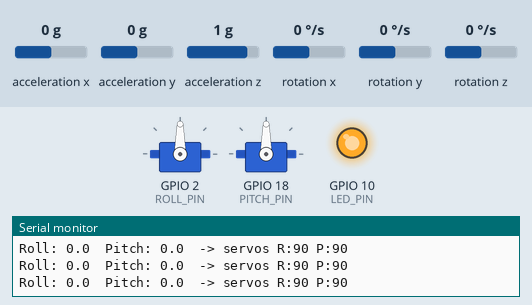
A sketch run on a simulated ESP32-S3. Shown: 2 × servo, output pins drawn as LEDs (lit = HIGH), the last lines printed to the serial monitor. Wiring (inferred from the names in the program): MPU-6050 motion sensor at I2C address 0x68. Inputs (shaded band) come from the test bench; at power-on: acceleration x 0 g, acceleration y 0 g, rotation x 0 °/s, rotation y 0 °/s, acceleration z 1 g, rotation z 0 °/s.

Above: at 8.8 s.
8.9 s: acceleration x set to 0.2 g
At 9.23 s:
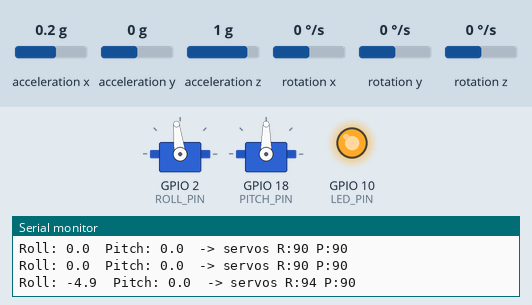
11.9 s: acceleration y set to 0.2 g
At 12.24 s:
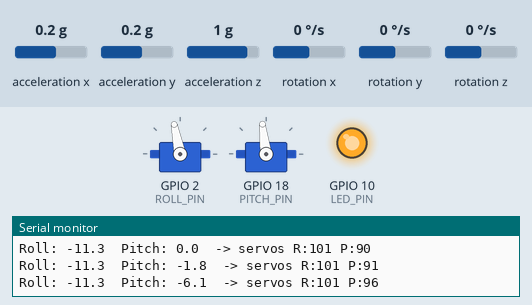
14.9 s: rotation x set to -192 °/s
At 15.35 s:
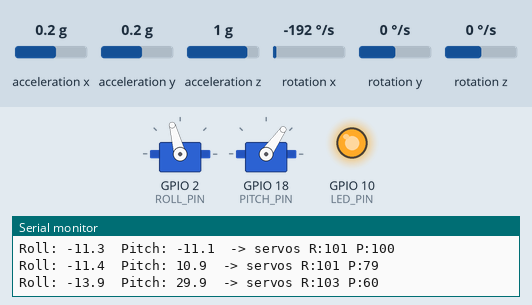
At 15.95 s:
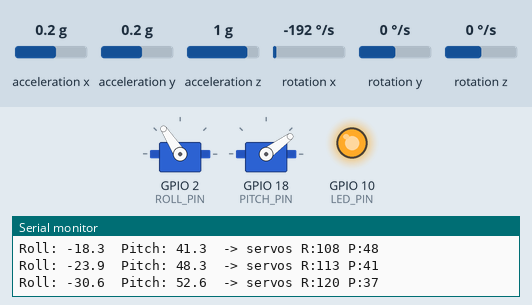
17.9 s: rotation y set to -192 °/s
20.9 s: rotation y set to 4 °/s
23.9 s: acceleration z set to 0.7 g
Timing chart, 0 to 40.5 s (numbered marks = the images above; inputs shaded):
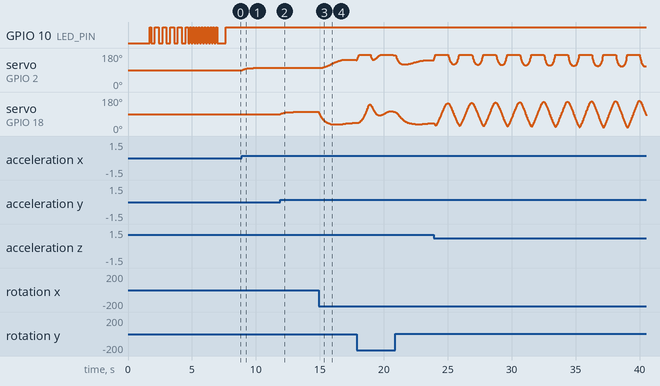

Measured:
- after the input at 8.9 s, servo on GPIO 2 (ROLL_PIN): moves from 90° to 101° over 0.89 s, starting at once
- after the input at 11.9 s, servo on GPIO 18 (PITCH_PIN): moves from 90° to 101° over 1.0 s, starting at once
- after the input at 14.9 s, servo on GPIO 2 (ROLL_PIN): rises from 101° to 145° in 1.8 s, then falls to 142° in 0.94 s

The sketch:

arduino-ide-code.ino
```cpp
#include <Wire.h>
#include <ESP32Servo.h>

// ---------- Pins ----------
const int SDA_PIN   = 6;
const int SCL_PIN   = 7;
const int ROLL_PIN  = 2;    // lower servo (shaft along handle) -> left/right tilt
const int PITCH_PIN = 18;   // upper servo (shaft sideways)     -> up/down tilt
const int LED_PIN   = 10;

// ---------- Modes ----------
const bool TEST_CENTER   = false;  // true = hold servos at centre and stop (mechanical check)
const bool ZERO_AT_START = true;   // true = the level pose at power-up counts as "level"
const bool AUTO_AXES     = false;  // false = use the manual axes below (recommended)

// Sensor axes in the handle frame (0 = X, 1 = Y, 2 = Z).  Sign: +1 or -1
const int MANUAL_FWD_AXIS = 1;     // sensor Y points along the handle toward the spoon
const int MANUAL_FWD_SIGN = 1;
const int MANUAL_UP_AXIS  = 2;     // sensor Z points up out of the board
const int MANUAL_UP_SIGN  = 1;

// ---------- Tuning ----------
const int   ROLL_DIR   = 1;      // flip to -1 if the lower servo goes the wrong way
const int   PITCH_DIR  = 1;      // flip to -1 if the upper servo goes the wrong way
const float ROLL_TRIM  = 0;      // degrees, fine-tune "level" position
const float PITCH_TRIM = 0;
const float ALPHA      = 0.98;   // gyro trust (0.95-0.99). Higher = smoother, slower drift correction
const float ACC_MIN    = 0.85;   // only trust accelerometer when total accel is within this band (g)
const float ACC_MAX    = 1.15;
const float MAX_TILT   = 80;     // max servo travel from centre, degrees
const float DEADBAND   = 0.2;    // ignore servo changes smaller than this (degrees)
const float SMOOTHING  = 0.8;    // 0-1, output filter. Lower = smoother but laggier
const bool  DEBUG      = true;   // print angles to Serial

// ---------- Servo pulse range ----------
const int PULSE_MIN = 500;       // microseconds at 0 deg
const int PULSE_MAX = 2400;      // microseconds at 180 deg

// ---------- MPU6050 ----------
const uint8_t MPU_ADDR = 0x68;
const float ACCEL_SCALE = 16384.0;  // +-2g
const float GYRO_SCALE  = 65.5;     // +-500 deg/s

Servo rollServo, pitchServo;

// Handle frame expressed in sensor axes: forward (Fv), left (Lv), up (Uv)
float Fv[3] = {1, 0, 0};
float Lv[3] = {0, 1, 0};
float Uv[3] = {0, 0, 1};

float gBias[3] = {0, 0, 0};         // raw gyro bias (sensor axes)
float rollOffset = 0, pitchOffset = 0;
float vx = 0, vy = 0, vz = 1;       // gravity direction in the handle frame
float rollAngle = 0, pitchAngle = 0;
float rollOut = 90, pitchOut = 90;
unsigned long lastMicros = 0;
unsigned long lastPrint = 0;

const char *AXIS_NAME[3] = {"X", "Y", "Z"};

void writeReg(uint8_t reg, uint8_t val) {
  Wire.beginTransmission(MPU_ADDR);
  Wire.write(reg);
  Wire.write(val);
  Wire.endTransmission();
}

// Raw reading in SENSOR axes
bool readRaw(float *a, float *g) {
  Wire.beginTransmission(MPU_ADDR);
  Wire.write(0x3B);
  if (Wire.endTransmission(false) != 0) return false;
  if (Wire.requestFrom((int)MPU_ADDR, 14) != 14) return false;

  int16_t r[7];
  for (int i = 0; i < 7; i++) {
    uint8_t hi = Wire.read();
    uint8_t lo = Wire.read();
    r[i] = (int16_t)((hi << 8) | lo);
  }
  a[0] = r[0] / ACCEL_SCALE;
  a[1] = r[1] / ACCEL_SCALE;
  a[2] = r[2] / ACCEL_SCALE;
  // r[3] is temperature, skipped
  g[0] = r[4] / GYRO_SCALE;
  g[1] = r[5] / GYRO_SCALE;
  g[2] = r[6] / GYRO_SCALE;
  return true;
}

// Convert a vector from sensor axes to handle axes (x = forward, y = left, z = up)
void toHandle(const float *s, float &x, float &y, float &z) {
  x = s[0] * Fv[0] + s[1] * Fv[1] + s[2] * Fv[2];
  y = s[0] * Lv[0] + s[1] * Lv[1] + s[2] * Lv[2];
  z = s[0] * Uv[0] + s[1] * Uv[1] + s[2] * Uv[2];
}

// Reading in HANDLE axes, gyro bias removed
bool readMPU(float &ax, float &ay, float &az, float &gx, float &gy, float &gz) {
  float a[3], g[3];
  if (!readRaw(a, g)) return false;
  for (int i = 0; i < 3; i++) g[i] -= gBias[i];
  toHandle(a, ax, ay, az);
  toHandle(g, gx, gy, gz);
  return true;
}

// Build the handle frame from the forward axis and the up axis (left = up x forward)
void buildFrame(int fa, int fs, int ua, int us) {
  for (int i = 0; i < 3; i++) { Fv[i] = 0; Uv[i] = 0; }
  Fv[fa] = fs;
  Uv[ua] = us;
  Lv[0] = Uv[1] * Fv[2] - Uv[2] * Fv[1];
  Lv[1] = Uv[2] * Fv[0] - Uv[0] * Fv[2];
  Lv[2] = Uv[0] * Fv[1] - Uv[1] * Fv[0];
}

void writeServoAngle(Servo &s, float angle) {
  angle = constrain(angle, 0, 180);
  int us = PULSE_MIN + (int)(angle / 180.0 * (PULSE_MAX - PULSE_MIN));
  s.writeMicroseconds(us);
}

void errorBlink() {
  while (true) {
    digitalWrite(LED_PIN, !digitalRead(LED_PIN));
    delay(100);
  }
}

void slowBlink(unsigned long ms) {
  unsigned long t = millis();
  while (millis() - t < ms) {
    digitalWrite(LED_PIN, (millis() / 300) % 2);
    delay(10);
  }
  digitalWrite(LED_PIN, LOW);
}

// Wait until the handle is tilted and held still; returns the averaged accel
bool captureTilt(const float *g0, float *g1) {
  unsigned long start = millis();
  int stable = 0;
  float prev[3] = {0, 0, 0};
  float sum[3]  = {0, 0, 0};
  while (millis() - start < 20000) {
    float a[3], g[3];
    if (!readRaw(a, g)) { delay(10); continue; }

    float d = max(fabs(a[0] - g0[0]), max(fabs(a[1] - g0[1]), fabs(a[2] - g0[2])));
    float jitter = fabs(a[0] - prev[0]) + fabs(a[1] - prev[1]) + fabs(a[2] - prev[2]);
    for (int i = 0; i < 3; i++) prev[i] = a[i];

    if (d > 0.35 && jitter < 0.08) {
      stable++;
      for (int i = 0; i < 3; i++) sum[i] += a[i];
    } else {
      stable = 0;
      for (int i = 0; i < 3; i++) sum[i] = 0;
    }
    if (stable >= 40) {
      for (int i = 0; i < 3; i++) g1[i] = sum[i] / stable;
      return true;
    }
    digitalWrite(LED_PIN, (millis() / 80) % 2);  // fast blink
    delay(20);
  }
  return false;
}

bool detectAxes() {
  float a[3], g[3], g0[3] = {0, 0, 0}, g1[3] = {0, 0, 0};

  Serial.println("STEP 1/2: hold the handle LEVEL (spoon end horizontal, board facing up).");
  slowBlink(3000);

  int n = 0;
  for (int i = 0; i < 100; i++) {
    if (readRaw(a, g)) {
      for (int k = 0; k < 3; k++) g0[k] += a[k];
      n++;
    }
    delay(10);
  }
  if (n < 50) return false;
  for (int k = 0; k < 3; k++) g0[k] /= n;

  int ua = 0;
  for (int i = 1; i < 3; i++) if (fabs(g0[i]) > fabs(g0[ua])) ua = i;
  int us = (g0[ua] > 0) ? 1 : -1;
  if (fabs(g0[ua]) < 0.8) Serial.println("Warning: handle was not level enough in step 1.");

  Serial.println("STEP 2/2: now tilt the SPOON END DOWN about 45 degrees and HOLD still.");
  if (!captureTilt(g0, g1)) return false;

  int fa = -1;
  float best = 0;
  for (int i = 0; i < 3; i++) {
    if (i == ua) continue;
    float d = fabs(g1[i] - g0[i]);
    if (d > best) { best = d; fa = i; }
  }
  if (fa < 0 || best < 0.2) return false;
  int fs = ((g1[fa] - g0[fa]) < 0) ? 1 : -1;

  buildFrame(fa, fs, ua, us);
  digitalWrite(LED_PIN, LOW);

  Serial.print("Detected: forward = ");
  Serial.print(fs > 0 ? "+" : "-"); Serial.print(AXIS_NAME[fa]);
  Serial.print("   up = ");
  Serial.print(us > 0 ? "+" : "-"); Serial.println(AXIS_NAME[ua]);
  return true;
}

void calibrateGyro() {
  Serial.println("Calibrating gyro - hold the handle still and level...");
  const int N = 500;
  float s[3] = {0, 0, 0};
  float a[3], g[3];
  for (int i = 0; i < N; i++) {
    if (readRaw(a, g)) {
      for (int k = 0; k < 3; k++) s[k] += g[k];
    }
    digitalWrite(LED_PIN, (i / 25) % 2);  // blink while calibrating
    delay(3);
  }
  for (int k = 0; k < 3; k++) gBias[k] = s[k] / N;
  digitalWrite(LED_PIN, LOW);
  Serial.print("Gyro bias X: "); Serial.print(gBias[0]);
  Serial.print("  Y: "); Serial.print(gBias[1]);
  Serial.print("  Z: "); Serial.println(gBias[2]);
}

void calibrateLevel() {
  float sr = 0, sp = 0, sx = 0, sy = 0, sz = 0;
  int n = 0;
  float ax, ay, az, gx, gy, gz;
  for (int i = 0; i < 100; i++) {
    if (readMPU(ax, ay, az, gx, gy, gz)) {
      sr += atan2(ay, az) * RAD_TO_DEG;
      sp += atan2(-ax, sqrt(ay * ay + az * az)) * RAD_TO_DEG;
      sx += ax; sy += ay; sz += az;
      n++;
    }
    delay(5);
  }
  if (n > 0) {
    rollOffset  = ZERO_AT_START ? sr / n : 0;
    pitchOffset = ZERO_AT_START ? sp / n : 0;
    float m = sqrt(sx * sx + sy * sy + sz * sz);
    if (m > 0.1) { vx = sx / m; vy = sy / m; vz = sz / m; }
  }
  Serial.print("Level offset Roll: "); Serial.print(rollOffset, 1);
  Serial.print("  Pitch: "); Serial.println(pitchOffset, 1);
}

void setup() {
  Serial.begin(115200);
  pinMode(LED_PIN, OUTPUT);

  // Servos: centre first so the spoon starts level
  rollServo.setPeriodHertz(50);
  pitchServo.setPeriodHertz(50);
  rollServo.attach(ROLL_PIN, PULSE_MIN, PULSE_MAX);
  pitchServo.attach(PITCH_PIN, PULSE_MIN, PULSE_MAX);
  writeServoAngle(rollServo, 90);
  writeServoAngle(pitchServo, 90);

  // Mechanical check mode: hold centre (trims applied) and stop
  if (TEST_CENTER) {
    writeServoAngle(rollServo,  90 - ROLL_DIR  * ROLL_TRIM);
    writeServoAngle(pitchServo, 90 - PITCH_DIR * PITCH_TRIM);
    digitalWrite(LED_PIN, HIGH);
    Serial.println("TEST_CENTER: servos held at centre. Bowl should be level and pointing forward.");
    while (true) delay(1000);
  }

  // MPU6050
  Wire.begin(SDA_PIN, SCL_PIN);
  Wire.setClock(400000);

  Wire.beginTransmission(MPU_ADDR);
  if (Wire.endTransmission() != 0) {
    Serial.println("MPU6050 NOT FOUND - check SDA/SCL/power/AD0");
    errorBlink();
  }

  writeReg(0x6B, 0x00);  // wake up
  delay(100);
  writeReg(0x1A, 0x03);  // low-pass filter ~44 Hz (tremor is 4-12 Hz)
  writeReg(0x1B, 0x08);  // gyro +-500 deg/s
  writeReg(0x1C, 0x00);  // accel +-2g
  delay(100);

  delay(1500);           // time to pick up the handle

  // Work out how the sensor is mounted
  if (AUTO_AXES) {
    if (!detectAxes()) {
      Serial.println("Axis detection failed - using the manual axes instead.");
      buildFrame(MANUAL_FWD_AXIS, MANUAL_FWD_SIGN, MANUAL_UP_AXIS, MANUAL_UP_SIGN);
    }
  } else {
    buildFrame(MANUAL_FWD_AXIS, MANUAL_FWD_SIGN, MANUAL_UP_AXIS, MANUAL_UP_SIGN);
    Serial.print("Manual axes: forward = ");
    Serial.print(MANUAL_FWD_SIGN > 0 ? "+" : "-"); Serial.print(AXIS_NAME[MANUAL_FWD_AXIS]);
    Serial.print("   up = ");
    Serial.print(MANUAL_UP_SIGN > 0 ? "+" : "-"); Serial.println(AXIS_NAME[MANUAL_UP_AXIS]);
  }

  Serial.println("Hold the handle LEVEL and keep it still...");
  slowBlink(3000);
  calibrateGyro();
  calibrateLevel();

  lastMicros = micros();
  digitalWrite(LED_PIN, HIGH);  // LED on = stabilizing active
  Serial.println("Stabilizing...");
}

void loop() {
  float ax, ay, az, gx, gy, gz;
  if (!readMPU(ax, ay, az, gx, gy, gz)) return;

  unsigned long now = micros();
  float dt = (now - lastMicros) / 1000000.0;
  lastMicros = now;
  if (dt <= 0 || dt > 0.1) return;  // skip bad timing

  // Angular rates in rad/s (handle frame, bias already removed)
  float wx = gx * DEG_TO_RAD;
  float wy = gy * DEG_TO_RAD;
  float wz = gz * DEG_TO_RAD;

  // 1) Predict: rotate the gravity direction by the gyro rotation
  float px = vx - (wy * vz - wz * vy) * dt;
  float py = vy - (wz * vx - wx * vz) * dt;
  float pz = vz - (wx * vy - wy * vx) * dt;

  // 2) Correct: blend in the accelerometer, only when it is close to 1 g
  float amag = sqrt(ax * ax + ay * ay + az * az);
  if (amag > ACC_MIN && amag < ACC_MAX) {
    px = ALPHA * px + (1.0 - ALPHA) * (ax / amag);
    py = ALPHA * py + (1.0 - ALPHA) * (ay / amag);
    pz = ALPHA * pz + (1.0 - ALPHA) * (az / amag);
  }

  float m = sqrt(px * px + py * py + pz * pz);
  if (m < 0.1) return;
  vx = px / m; vy = py / m; vz = pz / m;

  // 3) Handle tilt from the gravity direction
  float yz = sqrt(vy * vy + vz * vz);
  float pitchRaw = atan2(-vx, yz) * RAD_TO_DEG;
  float rollRaw  = rollAngle + rollOffset;          // hold last roll near gimbal lock
  if (yz > 0.2) rollRaw = atan2(vy, vz) * RAD_TO_DEG;

  rollAngle  = rollRaw  - rollOffset;
  pitchAngle = pitchRaw - pitchOffset;

  // 4) Counter-rotate the servos to keep the spoon upright
  float rollCmd  = -ROLL_DIR  * (rollAngle  + ROLL_TRIM);
  float pitchCmd = -PITCH_DIR * (pitchAngle + PITCH_TRIM);

  rollCmd  = constrain(rollCmd,  -MAX_TILT, MAX_TILT);
  pitchCmd = constrain(pitchCmd, -MAX_TILT, MAX_TILT);

  float rollTarget  = 90 + rollCmd;
  float pitchTarget = 90 + pitchCmd;

  // Smooth output and apply deadband
  float newRoll  = rollOut  + SMOOTHING * (rollTarget  - rollOut);
  float newPitch = pitchOut + SMOOTHING * (pitchTarget - pitchOut);

  if (fabs(newRoll - rollOut) > DEADBAND) {
    rollOut = newRoll;
    writeServoAngle(rollServo, rollOut);
  }
  if (fabs(newPitch - pitchOut) > DEADBAND) {
    pitchOut = newPitch;
    writeServoAngle(pitchServo, pitchOut);
  }

  if (DEBUG && millis() - lastPrint > 200) {
    lastPrint = millis();
    Serial.print("Roll: "); Serial.print(rollAngle, 1);
    Serial.print("  Pitch: "); Serial.print(pitchAngle, 1);
    Serial.print("  -> servos R:"); Serial.print((int)rollOut);
    Serial.print(" P:"); Serial.println((int)pitchOut);
  }

  delay(5);  // ~150-200 Hz loop
}
```
